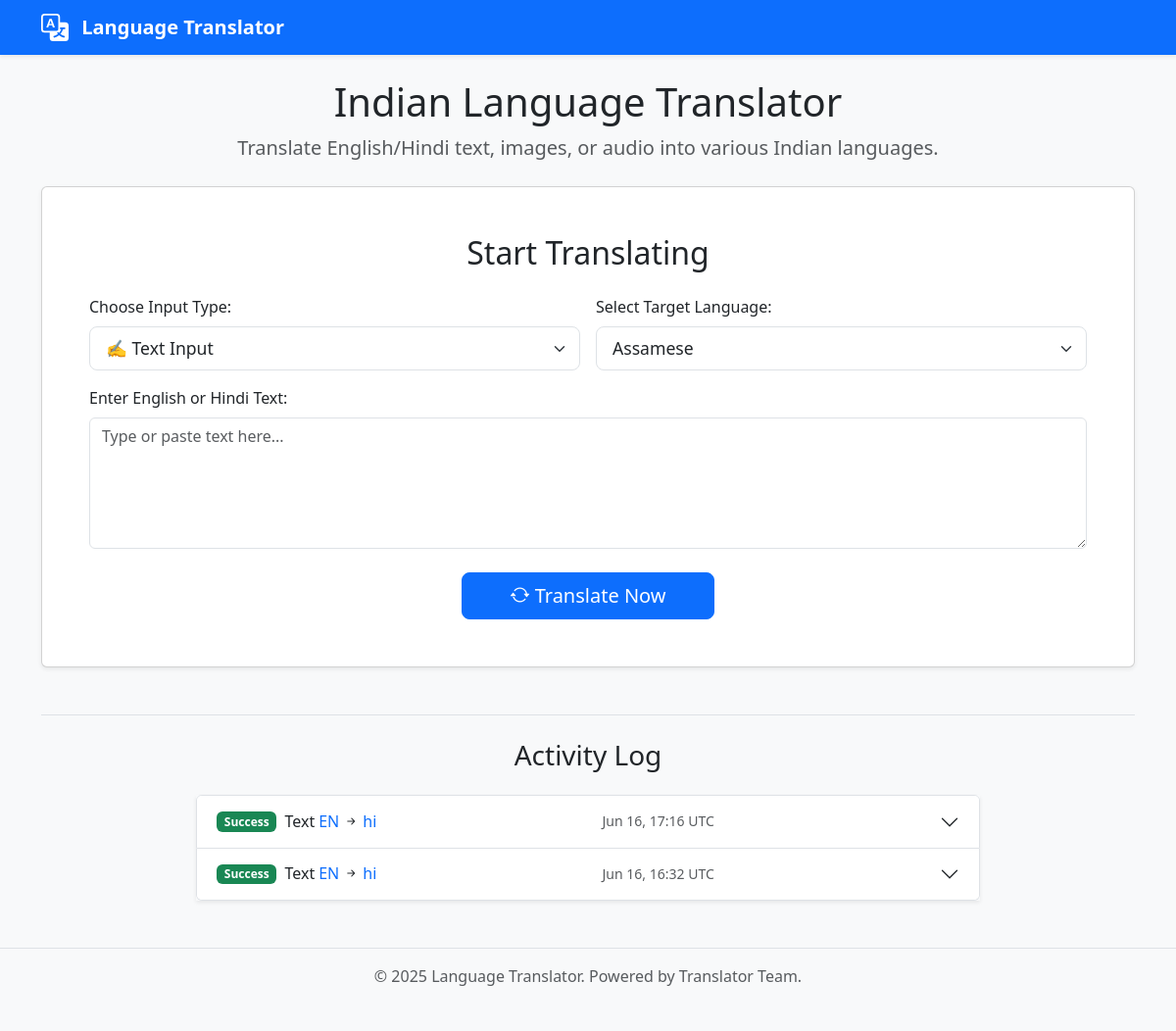
Before: / with the older database file.
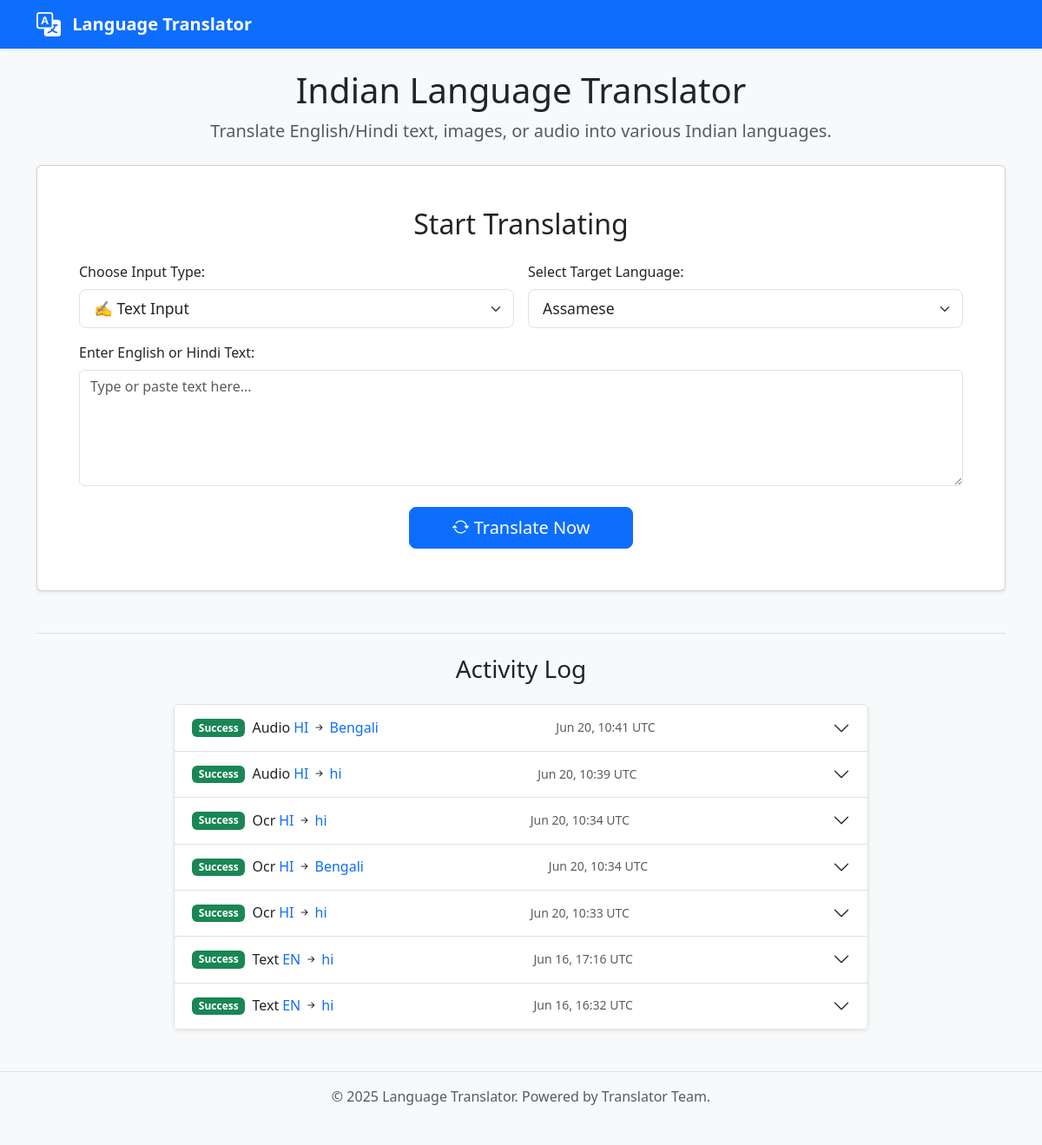
After: the same page with the newer database file.
### models.py (models this page shows, shortened)
class TranslationLog(db.Model):
    id = db.Column(db.Integer, primary_key=True)
    timestamp = db.Column(db.DateTime, default=datetime.utcnow)
    input_type = db.Column(db.String(20), nullable=False) # 'text', 'ocr', 'audio'
    source_language = db.Column(db.String(10), nullable=False) # e.g., 'en', 'hi'
    target_language = db.Column(db.String(10), nullable=False) # e.g., 'mr', 'ta', 'bn'
    original_text = db.Column(db.Text, nullable=True)
    translated_text = db.Column(db.Text, nullable=True)
    error_message = db.Column(db.Text, nullable=True) # Store errors if any

### app.py (the view, shortened to what this page needs)
@app.route('/', methods=['GET', 'POST'])
def index_route():
    translation_result = None
    original_text = request.form.get('text_input', '') if request.method == 'POST' else ''
    detected_lang_nllb = "" # Will store NLLB code of detected source lang
    error = None
    default_target_friendly_name = list(utils.SUPPORTED_LANGUAGES.keys())[0]
    selected_target_friendly_name = request.form.get('target_language', default_target_friendly_name)
    main_result_tts_supported = False
    main_result_tts_code = 'en'
    recent_logs = TranslationLog.query.order_by(TranslationLog.timestamp.desc()).limit(10).all()
    selected_nllb_for_main_result = utils.SUPPORTED_LANGUAGES.get(selected_target_friendly_name)
    if selected_nllb_for_main_result:
        tts_code_for_main = MASTER_TTS_CONFIG.get(selected_nllb_for_main_result)
        if tts_code_for_main:
            main_result_tts_supported = True
            main_result_tts_code = tts_code_for_main
    return render_template(
        'index.html',
        utils_supported_languages=utils.SUPPORTED_LANGUAGES,
        selected_target_lang=selected_target_friendly_name,
        original_text=original_text,
        translation_result=translation_result,
        detected_lang=NLLB_TO_FRIENDLY_NAME.get(detected_lang_nllb, detected_lang_nllb if detected_lang_nllb else "N/A"),
        error=error,
        main_result_tts_supported=main_result_tts_supported,
        main_result_tts_code=main_result_tts_code,
        recent_logs=recent_logs,
        MASTER_TTS_CONFIG=MASTER_TTS_CONFIG,
        NLLB_TO_FRIENDLY_NAME=NLLB_TO_FRIENDLY_NAME,
        current_year=datetime.now().year,
    )

### templates/index.html (shortened to what this page needs)
<!DOCTYPE html>
<html lang="en">
<head>
    <link href="https://cdn.jsdelivr.net/npm/bootstrap@5.3.2/dist/css/bootstrap.min.css" rel="stylesheet">
    <link rel="stylesheet" href="https://cdn.jsdelivr.net/npm/bootstrap-icons@1.11.1/font/bootstrap-icons.css">
    <link rel="stylesheet" href="{{ url_for('static', filename='style.css') }}">
</head>
<body>
    <nav class="navbar navbar-expand-lg navbar-dark bg-primary shadow-sm fixed-top">
        <div class="container">
            <a class="navbar-brand fw-bold" href="/">
                <img src="{{ url_for('static', filename='bi-chat-dots.svg') }}" alt="Chat Icon" width="28" height="28" class="d-inline-block align-text-top me-2" style="filter: invert(1) brightness(1.5);">
                Language Translator
            </a>
        </div>
    </nav>
    <div class="container mt-4 mb-5">
        <div class="text-center mb-4">
            <h1>Indian Language Translator</h1>
            <p class="lead text-muted">Translate English/Hindi text, images, or audio into various Indian languages.</p>
        </div>
        <div class="card shadow-sm mb-4">
            <div class="card-body p-lg-5 p-4">
                <h2 class="card-title text-center mb-4">Start Translating</h2>
                <form method="POST" enctype="multipart/form-data">
                    <div class="row g-3">
                        <div class="col-md-6">
                            <label for="input_type" class="form-label fw-medium">Choose Input Type:</label>
                            <select class="form-select form-select-lg" id="input_type" name="input_type" onchange="toggleInputFields()">
                                <option value="text" {% if request.form.get('input_type', 'text') == 'text' %}selected{% endif %}>✍️ Text Input</option>
                            </select>
                        </div>
                        <div class="col-md-6">
                             <label for="target_language" class="form-label fw-medium">Select Target Language:</label>
                            <select class="form-select form-select-lg" id="target_language" name="target_language">
                                {% for lang_name_key, nllb_code_val in utils_supported_languages.items() %}
                                    <option value="{{ lang_name_key }}" {% if lang_name_key == selected_target_lang %}selected{% endif %}>{{ lang_name_key }}</option>
                                {% endfor %}
                            </select>
                        </div>
                        <div class="col-12" id="text_input_div">
                            <label for="text_input" class="form-label fw-medium">Enter English or Hindi Text:</label>
                            <textarea class="form-control" id="text_input" name="text_input" rows="5" placeholder="Type or paste text here...">{{ request.form['text_input'] if 'text_input' in request.form else original_text }}</textarea>
                        </div>
                        <div class="col-12 text-center mt-4">
                            <button type="submit" class="btn btn-primary btn-lg px-5">
                                <i class="bi bi-arrow-repeat"></i> Translate Now
                            </button>
                        </div>
                    </div>
                </form>
            </div>
        </div>
        <div class="mt-5 pt-4 border-top">
            <h3 class="text-center mb-4">Activity Log</h3>
            {% if recent_logs %}
                <div class="accordion shadow-sm mx-auto" id="activityLogAccordion" style="max-width: 800px;">
                    {% for log_item in recent_logs %}
                    <div class="accordion-item">
                        <h2 class="accordion-header" id="heading{{ loop.index }}">
                            <button class="accordion-button collapsed" type="button" data-bs-toggle="collapse" data-bs-target="#collapse{{ loop.index }}" aria-expanded="false" aria-controls="collapse{{ loop.index }}">
                                <span class="badge {{ 'bg-success' if log_item.translated_text else 'bg-danger' }} me-2">{{ 'Success' if log_item.translated_text else 'Failed' }}</span>
                                <span class="fw-normal me-1">{{ log_item.input_type|title }}</span>
                                <span class="text-primary">{{ NLLB_TO_FRIENDLY_NAME.get(log_item.source_language, log_item.source_language)|upper }}</span>
                                <i class="bi bi-arrow-right-short mx-1"></i>
                                <span class="text-primary">{{ NLLB_TO_FRIENDLY_NAME.get(log_item.target_language, log_item.target_language) }}</span>
                                <span class="ms-auto text-muted small">{{ log_item.timestamp_ist.strftime('%b %d, %H:%M') if log_item.timestamp_ist else (log_item.timestamp.strftime('%b %d, %H:%M UTC') if log_item.timestamp else '') }}</span>
                            </button>
                        </h2>
                    </div>
                    {% endfor %}
                </div>
            {% else %}
                <p class="text-center text-muted">No recent translation activity logged.</p>
            {% endif %}
        </div>
    </div>
    <footer class="bg-light text-center text-muted py-3 mt-5 border-top">
        <div class="container">
            <p class="mb-0">© {{ current_year }} Language Translator. Powered by Translator Team.</p>
        </div>
    </footer>
</body>
</html>

### static/style.css (style rules this page uses)
body { background-color: #f8f9fa; padding-top: 56px; padding-bottom: 3rem; }
.navbar-brand { font-weight: bold; }
.card.shadow-sm { transition: box-shadow 0.3s ease-in-out; }
.form-select-lg { font-size: 1.1rem; }
textarea.form-control { resize: vertical; }
footer { border-top: 1px solid #e9ecef; }

### templates/index.html (style rules this page uses)
body { padding-top: 56px; }

Changed rows visible on the page:
added TranslationLog: translated_text "Success", input_type "Audio", get "HI", get "Bengali", timestamp_ist "Jun 20, 10:41 UTC"
added TranslationLog: translated_text "Success", input_type "Audio", get "HI", get "hi", timestamp_ist "Jun 20, 10:39 UTC"
added TranslationLog: translated_text "Success", input_type "Ocr", get "HI", get "hi", timestamp_ist "Jun 20, 10:34 UTC"
added TranslationLog: translated_text "Success", input_type "Ocr", get "HI", get "Bengali", timestamp_ist "Jun 20, 10:34 UTC"
added TranslationLog: translated_text "Success", input_type "Ocr", get "HI", get "hi", timestamp_ist "Jun 20, 10:33 UTC"
